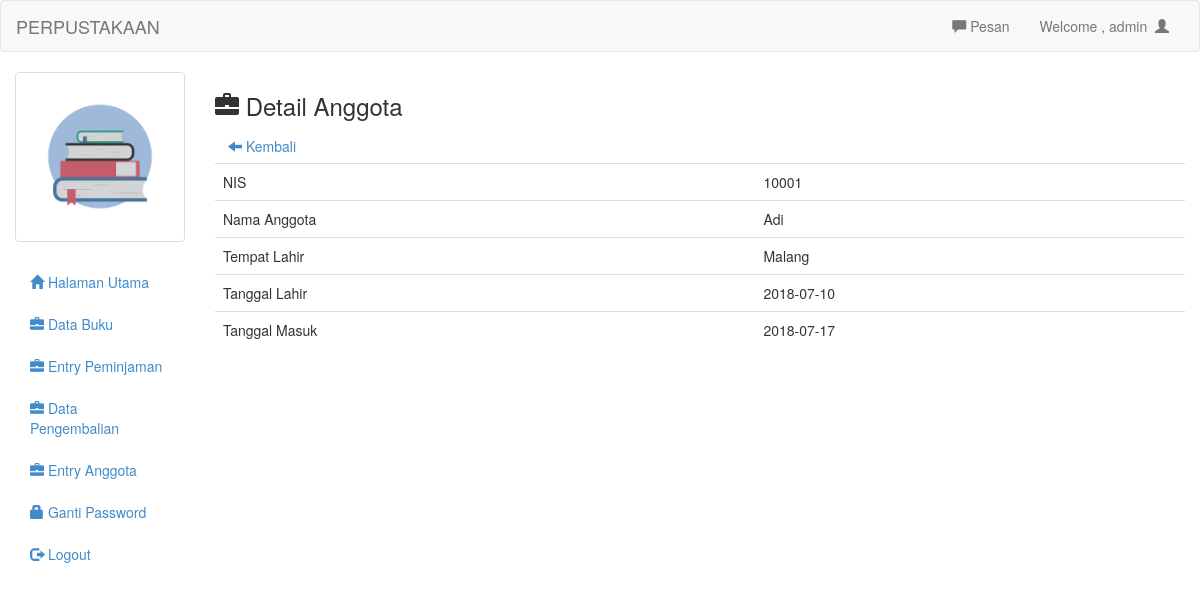
The app's page /admin/detail_anggota.php?nis=10001 (signed in) with its own data.
### tables this page shows
CREATE TABLE `tb_anggota` (
  `nis` varchar(15) NOT NULL,
  `nama` varchar(50) NOT NULL,
  `tempat_lahir` varchar(20) NOT NULL,
  `tanggal_lahir` varchar(100) NOT NULL,
  `tanggal_masuk` varchar(100) NOT NULL
);

### admin/detail_anggota.php (the view)
<?php
include 'header.php';
?>
<h3><span class="glyphicon glyphicon-briefcase"></span>  Detail Anggota</h3>
<a class="btn" href="anggota.php"><span class="glyphicon glyphicon-arrow-left"></span>  Kembali</a>
<?php
$nis=mysql_real_escape_string($_GET['nis']);
$det=mysql_query("select * from tb_anggota where nis='$nis'")or die(mysql_error());
while($d=mysql_fetch_array($det)){
	?>
	<table class="table">
		<tr>
			<td>NIS</td>
			<td><?php echo $d['nis'] ?></td>
		</tr>
		<tr>
			<td>Nama Anggota</td>
			<td><?php echo $d['nama'] ?></td>
		</tr>
		<tr>
			<td>Tempat Lahir</td>
			<td><?php echo $d['tempat_lahir'] ?></td>
		</tr>
		<tr>
			<td>Tanggal Lahir</td>
			<td><?php echo $d['tanggal_lahir'] ?></td>
		</tr>
		<tr>
			<td>Tanggal Masuk</td>
			<td><?php echo $d['tanggal_masuk'] ?></td>
		</tr>
	</table>
	<?php
}
?>
<?php include 'footer.php'; ?>

### admin/header.php (shortened to what this page needs)
<!DOCTYPE html>
<html>
<head>
	<link rel="stylesheet" type="text/css" href="../assets/css/bootstrap.css">
	<link rel="stylesheet" type="text/css" href="../assets/js/jquery-ui/jquery-ui.css">
</head>
<body>
	<div class="navbar navbar-default">
		<div class="container-fluid">
			<div class="navbar-header">
				<a href="index.php" class="navbar-brand">PERPUSTAKAAN</a>
			</div>
			<div class="collapse navbar-collapse">
				<ul class="nav navbar-nav navbar-right">
					<li><a id="pesan_sedia" href="#" data-toggle="modal" data-target="#modalpesan"><span class='glyphicon glyphicon-comment'></span> Pesan</a></li>
					<li><a class="dropdown-toggle" data-toggle="dropdown" role="button" href="#">Welcome , <?php echo $_SESSION['uname']  ?>&nbsp&nbsp<span class="glyphicon glyphicon-user"></span></a></li>
				</ul>
			</div>
		</div>
	</div>
	<div class="col-md-2">
		<div class="row">
			<?php
			$use=$_SESSION['uname'];
			$fo=mysql_query("select foto from login where uname='$use'");
			while($f=mysql_fetch_array($fo)){
				?>
				<div class="col-xs-6 col-md-12">
					<a class="thumbnail">
						<img class="img-responsive" src="foto/buku.png">
					</a>
				</div>
				<?php
			}
			?>
		</div>
		<ul class="nav nav-pills nav-stacked">
			<li><a href="index.php"><span class="glyphicon glyphicon-home"></span>  Halaman Utama</a></li>
			<li><a href="buku.php"><span class="glyphicon glyphicon-briefcase"></span>  Data Buku</a></li>
			<li><a href="peminjaman.php"><span class="glyphicon glyphicon-briefcase"></span>  Entry Peminjaman</a></li>
			<li><a href="pengembalian.php"><span class="glyphicon glyphicon-briefcase"></span>  Data Pengembalian</a></li>
			<li><a href="anggota.php"><span class="glyphicon glyphicon-briefcase"></span>  Entry Anggota</a></li>
			<li><a href="ganti_pass.php"><span class="glyphicon glyphicon-lock"></span> Ganti Password</a></li>
			<li><a href="logout.php"><span class="glyphicon glyphicon-log-out"></span>  Logout</a></li>
		</ul>
	</div>
	<div class="col-md-10">

### records on screen
tb_anggota: nis "10001", nama "Adi", tempat_lahir "Malang", tanggal_lahir "2018-07-10", tanggal_masuk "2018-07-17"

### other values on screen
$_SESSION['uname'] "admin"
